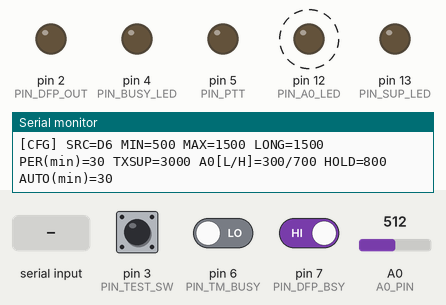
This sketch was run on a simulated Arduino Uno, built with avr-gcc and run on an emulated ATmega328P. Shown: output pins drawn as LEDs (lit = HIGH), the last lines printed to the serial monitor. Dashed ring = blinking. The test bench sets the inputs (shaded band); at power-on: pin 3 (PIN_TEST_SW) HIGH, pin 7 (PIN_DFP_BSY) HIGH, pin 6 (PIN_TM_BUSY) LOW, A0 (A0_PIN) = 512.

Above: at 1.7 s.
1.8 s: pin 3 (PIN_TEST_SW) pulled LOW for 0.15 s
At 3.25 s:
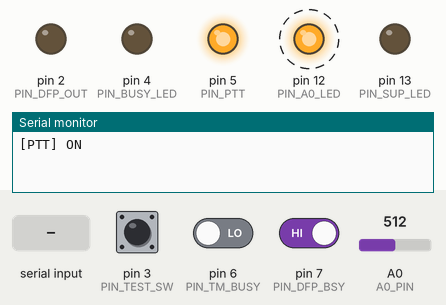
4.9 s: pin 7 (PIN_DFP_BSY) driven LOW
At 7.8 s:
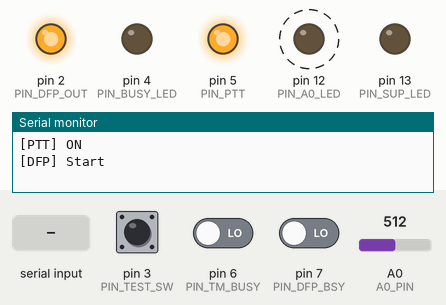
7.9 s: byte 120 ('x') received over Serial
At 9.9 s:
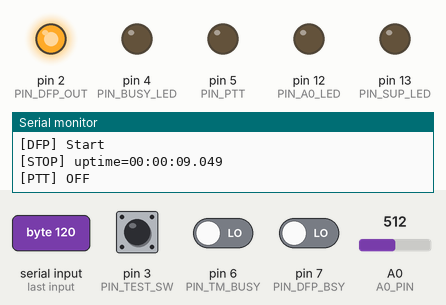
Timing chart, 0 to 11.4 s (numbered marks = the images above; inputs shaded):
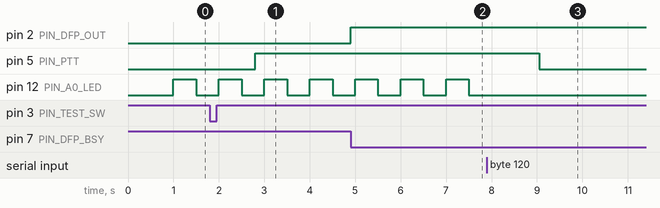

Measured:
- after the input at 1.8 s, pin 5 (PIN_PTT): LOW → HIGH after 1.0 s
- after the input at 4.9 s, pin 2 (PIN_DFP_OUT): LOW → HIGH at once
- after the input at 7.9 s, pin 5 (PIN_PTT): HIGH → LOW after 1.1 s; pin 12 (PIN_A0_LED): stops changing and stays LOW
- by itself, pin 12 (PIN_A0_LED): alternates HIGH for 0.50 s and LOW for 0.50 s

The sketch:

CCVoice_1_72-final-EEPROM.ino
```cpp
/************************************************************
 * TM-8250 ID Guidance Controller
 * Version : 1.72-final-EEPROM+F (Factory Reset対応)
 *
 * 【操作・設定ガイド】
 * シリアルモニタ(115200bps)から以下のコマンドで設定変更が可能です。
 * 設定した内容はEEPROMに保存され、電源を切っても維持されます。
 *
 *  [モード切替]  m0:D6固定, m1:A0固定, m2:AUTO(判定後に固定)
 *  [判定秒数]    b1500:上限1.5s, n500:下限0.5s (b=MAX, n=MIN)
 *  [抑止機能]    s1:ON, s0:OFF (s=Suppress)
 *  [送信後無視]  t1:ON, t0:OFF (t=Tx-after-suppress)
 *  [各種時間]    p30:周期ID30分, w30:AUTO窓30分, r3000:送信後無視3s
 *  [感度調整]    L300:A0下限, G700:A0上限, a800:A0保持(ms)
 *  [その他]      q:設定表示, H:H1プリセット, x:システム停止, r:再開, F:初期値へ
 *
 * 【用語補足】
 *  - n####（最短時間 / MIN）: これ未満はノイズ等として無視します。
 *  - b####（最長時間 / MAX）: これ以上は「会話（ロングトーク）」とみなし、IDは出しません。
 *    ※ b#### は LONG_TALK_MS と統合されています（同一値）。
 *  - L/G（検知開始/終了）  : A0のアナログ電圧のヒステリシスしきい値です。
 *  - a####（保持）          : A0の瞬断を吸収するための受信継続保持時間(ms)です。
 *
 * 【注意】
 *  - A0とD6は必ずどちらか一方のみ配線（同時接続不可）。
 *  - DMR/SFR運用ではアナログ音声IDは乗らないため、FMでテストしてください。
 ************************************************************/

#include <SoftwareSerial.h>
#include <EEPROM.h>

/* ============================================================
 * ■ EEPROM保存用データ構造
 * ============================================================ */
struct MyConfig {
  uint32_t magic;
  uint8_t  busySrc;    // [m] 0:D6, 1:A0, 2:AUTO
  uint8_t  suppressOn; // [s] 0:OFF, 1:ON
  uint8_t  txAfSupOn;  // [t] 0:OFF, 1:ON
  uint32_t busyMin;    // [n] 判定下限(ms)
  uint32_t busyMax;    // [b] 判定上限(ms)（＝LONGと統合）
  uint32_t idleMin;    // [i] 直前無音(ms)
  uint32_t periodMin;  // [p] 周期ID間隔(分)
  uint32_t txSupMs;    // [r] 送信後無視(ms)
  int      a0Low;      // [L] A0検知開始レベル
  int      a0High;     // [G] A0検知終了レベル
  uint32_t a0Hold;     // [a] A0保持時間(ms)
  uint32_t autoWinMin; // [w] 判定窓時間(分)
} config;

const uint32_t CONFIG_MAGIC = 0xDEADBEEF;

/* ============================================================
 * ■ 動作パラメータ（コマンドで変更可能な変数）
 *    [CMD] の対応を各行に明記
 * ============================================================ */
// [CMD: m0/m1/m2] 受信ソース（2番は判定後にD6/A0へ自動固定）
enum BusySrc { BUSY_SRC_D6, BUSY_SRC_A0, BUSY_SRC_AUTO };
volatile BusySrc BUSY_INPUT_SOURCE;

// [CMD: s0/s1] 長会話やバースト時の抑止機能 ON/OFF
bool SUPPRESSORS_ENABLED;

// [CMD: t0/t1] 送信終了後に一定時間(rコマンドの値)受信を無視する ON/OFF
bool TX_AFTER_SUPPRESS_ENABLED;

// [CMD: n####] 有効な受信とみなす最短時間(ms)
unsigned long BUSY_MIN_MS;

// [CMD: b####] これを超えるとIDを出さない最大時間(ms)。長会話判定（LONG）と連動
unsigned long BUSY_MAX_MS;

// [CMD: i####] 受信開始前に必要な無音(ms)。カブセ防止（※現時点は未使用）
unsigned long IDLE_MIN_MS;

// [CMD: p####] 誰もいない時に自動でIDを出す間隔(分)
unsigned long PERIOD_MS;

// [CMD: r####] 送信終了後の受信無視（リカバリ）時間(ms)
unsigned long TX_SUP_MS;

// [CMD: L####] A0音声検知を開始する電圧しきい値(0-1023)
int A0_LOW_TH;

// [CMD: G####] A0音声検知を終了する電圧しきい値(0-1023)
int A0_HIGH_TH;

// [CMD: a####] 音が途切れても受信継続とみなす保持時間(ms)
unsigned long A0_HOLD;

// [CMD: w####] AUTOモードでの判定確定までの集計期間(分)
unsigned long AUTO_WINDOW;

// (内部連動) 長会話とみなす秒数（bコマンドに連動＝常に BUSY_MAX_MS と同一）
unsigned long LONG_TALK_MS;

/* ============================================================
 * ■ 物理ピン・内部固定定数（変更不可）
 * ============================================================ */
const bool TM_BUSY_ACTIVE_HIGH = true; // D6信号がHIGHで受信ならtrue
const bool DFP_BUSY_OUT_INVERT = true; // ミラー出力の論理反転

const uint8_t PIN_TEST_SW = 3;    // D3: テストSW（GNDに落とす）
const uint8_t PIN_BUSY_LED = 4;   // D4: D6系LED
const uint8_t PIN_PTT     = 5;    // D5: PTT出力
const uint8_t PIN_TM_BUSY = 6;    // D6: 無線機BUSY入力
const uint8_t PIN_DFP_BSY = 7;    // D7: DFPlayer BUSY（LOW=再生中）
const uint8_t PIN_DFP_OUT = 2;    // D2: DFPlayer BUSYミラー出力
const uint8_t PIN_SUP_LED = 13;   // D13: 抑止状態表示LED
const uint8_t PIN_A0_LED  = 12;   // D12: A0系LED
const uint8_t PIN_DFP_TX  = 10;   // DFPへ送る（Arduino TX）
const uint8_t PIN_DFP_RX  = 11;   // DFPから受ける（Arduino RX）
const uint8_t A0_PIN      = A0;   // A0: アナログ入力

// A0フロントエンド利用フラグ
#define USE_A0_FRONT 1

// SoftwareSerial の引数順は (RX, TX)
SoftwareSerial dfpSerial(PIN_DFP_RX, PIN_DFP_TX);

// 抑止継続時間やチャタリング防止用の固定値
const unsigned long REFRAC_MS    = 3000;  // 再トリガ抑制
const unsigned long DEBOUNCE_MS  = 5;     // デバウンス
const unsigned long PTT_PRE_MS   = 1000;  // PTTオン→音出し開始までのプリ
const unsigned long PTT_POST_MS  = 1000;  // 音止→PTTオフまでのポスト
const unsigned long LONG_SUP_MS  = 10000; // 長会話後の抑止継続
const unsigned long BURST_WIN_MS = 10000; // バースト判定窓
const unsigned int  BURST_TH     = 2;     // バースト回数しきい値
const unsigned long BURST_SUP_MS = 10000; // バースト抑止継続

/* ============================================================
 * ■ システム状態管理変数
 * ============================================================ */
unsigned long windowStartTS = 0, autoSwitchBlinkUntil = 0;
bool autoLocked = false; // m0/m1で固定、m2(AUTO)完了後も固定

enum LogLvl { LOG_NONE=0, LOG_ERR=1, LOG_INF=2, LOG_DBG=3 };
volatile LogLvl LOG_LEVEL = LOG_INF;

enum State { IDLE, PTT_ON_WAIT, PLAYING, PTT_OFF_WAIT };
State state = IDLE;

unsigned long tmBusyStart=0, tmDebounceTS=0, a0LastSignalTS=0;
bool tmBusyPrev=false, tmBusyFiltered=false, a0Detect=false, a0Busy=false;

unsigned long lastTriggerAt=0, stateTimer=0, pttMinOn=0, nextPeriodicAt=0;
bool dfpStarted=false, lastBusyLow=false, pttOutState=false;
bool periodicDue=false, clickWaiting=false, stopped=false;

uint16_t requestedTrack=0, nextPeriodicTrack=2;
unsigned long busySupUntil=0, longSupUntil=0, burstWinStart=0, burstSupUntil=0;
unsigned long busyHighSince=0;

uint8_t clickCount=0, lastSwState=HIGH;
unsigned long firstClickTime=0;

// バースト回数カウンタ
unsigned int burstCount = 0;

// AUTO 判定用カウンタ
uint16_t d6_edge_count = 0;
uint16_t a0_event_count = 0;

/* ============================================================
 * ■ ユーティリティ
 * ============================================================ */
inline bool readTmRaw() { return (digitalRead(PIN_TM_BUSY) == HIGH); }
inline bool readTmD6()  { return TM_BUSY_ACTIVE_HIGH ? readTmRaw() : !readTmRaw(); }
inline bool readBusy()  {
  if (BUSY_INPUT_SOURCE == BUSY_SRC_D6) return tmBusyFiltered;
  if (BUSY_INPUT_SOURCE == BUSY_SRC_A0) return a0Busy;
  // AUTO中の受信「代表」はD6/A0のいずれかで良いが、視認性を優先してOR
  return (tmBusyFiltered || a0Busy);
}

void formatUptime(unsigned long ms, char* buf, size_t n) {
  unsigned long total_ms = ms;
  unsigned long h = total_ms / 3600000UL; total_ms %= 3600000UL;
  unsigned long m = total_ms / 60000UL;   total_ms %= 60000UL;
  unsigned long s = total_ms / 1000UL;
  unsigned long mm = total_ms % 1000UL;
  snprintf(buf, n, "%02lu:%02lu:%02lu.%03lu", h, m, s, mm);
}

void dfpSend(uint8_t cmd, uint16_t param) {
  uint8_t f[10] = {0x7E,0xFF,0x06,cmd,0x00,(uint8_t)(param>>8),(uint8_t)param,0,0,0xEF};
  uint16_t s = 0; for (int i = 1; i < 7; i++) s += f[i];
  s = 0xFFFF - s + 1; f[7] = (uint8_t)(s>>8); f[8] = (uint8_t)s;
  dfpSerial.write(f, 10);
}

void setPtt(bool on) {
  if (pttOutState == on) return;
  pttOutState = on; digitalWrite(PIN_PTT, on ? HIGH : LOW);
  if (LOG_LEVEL >= LOG_INF) {
    Serial.print(F("[PTT] ")); Serial.println(on?F("ON"):F("OFF"));
  }
}

void startPtt(uint16_t trk) {
  if (state != IDLE) return;
  requestedTrack = trk; dfpStarted = false; lastBusyLow = false;
  unsigned long now = millis(); setPtt(true);
  pttMinOn = now + PTT_PRE_MS + 100;
  stateTimer = now; state = PTT_ON_WAIT;
}

/* ============================================================
 * ■ EEPROM・設定入出力
 * ============================================================ */
void saveSettings() {
  config.magic      = CONFIG_MAGIC;
  config.busySrc    = (uint8_t)BUSY_INPUT_SOURCE;
  config.suppressOn = SUPPRESSORS_ENABLED ? 1 : 0;
  config.txAfSupOn  = TX_AFTER_SUPPRESS_ENABLED ? 1 : 0;
  config.busyMin    = BUSY_MIN_MS;
  config.busyMax    = BUSY_MAX_MS;
  config.idleMin    = IDLE_MIN_MS;
  config.periodMin  = PERIOD_MS / 60000UL;
  config.txSupMs    = TX_SUP_MS;
  config.a0Low      = A0_LOW_TH;
  config.a0High     = A0_HIGH_TH;
  config.a0Hold     = A0_HOLD;
  config.autoWinMin = AUTO_WINDOW / 60000UL;
  EEPROM.put(0, config);
  if (LOG_LEVEL >= LOG_INF) Serial.println(F("[EEPROM] Settings Saved."));
}

void applyDefaults() {
  BUSY_INPUT_SOURCE = BUSY_SRC_D6; SUPPRESSORS_ENABLED = true;
  TX_AFTER_SUPPRESS_ENABLED = true;
  BUSY_MIN_MS = 500; BUSY_MAX_MS = 1500;
  IDLE_MIN_MS = 200; PERIOD_MS = 30UL * 60UL * 1000UL; TX_SUP_MS = 3000;
  A0_LOW_TH = 300; A0_HIGH_TH = 700; A0_HOLD = 800; AUTO_WINDOW = 30UL * 60UL * 1000UL;
  LONG_TALK_MS = BUSY_MAX_MS;
  autoLocked = false;
}

void loadSettings() {
  EEPROM.get(0, config);
  if (config.magic != CONFIG_MAGIC) {
    Serial.println(F("[EEPROM] No Data. Using Defaults..."));
    applyDefaults();
  } else {
    BUSY_INPUT_SOURCE = (BusySrc)config.busySrc;
    SUPPRESSORS_ENABLED = (config.suppressOn == 1);
    TX_AFTER_SUPPRESS_ENABLED = (config.txAfSupOn == 1);
    BUSY_MIN_MS = config.busyMin; BUSY_MAX_MS = config.busyMax;
    IDLE_MIN_MS = config.idleMin; PERIOD_MS = (unsigned long)config.periodMin * 60000UL;
    TX_SUP_MS = config.txSupMs; A0_LOW_TH = config.a0Low; A0_HIGH_TH = config.a0High;
    A0_HOLD = config.a0Hold; AUTO_WINDOW = (unsigned long)config.autoWinMin * 60000UL;
    LONG_TALK_MS = BUSY_MAX_MS;
    autoLocked = (BUSY_INPUT_SOURCE != BUSY_SRC_AUTO);
    Serial.println(F("[EEPROM] Settings Loaded."));
  }
}

/* ============================================================
 * ■ 表示系
 * ============================================================ */
void printSummary() {
  Serial.print(F("[CFG] SRC="));
  if (BUSY_INPUT_SOURCE == BUSY_SRC_AUTO) Serial.print(F("AUTO"));
  else Serial.print(BUSY_INPUT_SOURCE==BUSY_SRC_D6?F("D6"):F("A0"));
  if (autoLocked) Serial.print(F("(LOCK)"));

  Serial.print(F(" MIN="));  Serial.print(BUSY_MIN_MS);
  Serial.print(F(" MAX="));  Serial.print(BUSY_MAX_MS);
  Serial.print(F(" LONG=")); Serial.print(LONG_TALK_MS);
  Serial.print(F(" PER(min)=")); Serial.print(PERIOD_MS/60000UL);
  Serial.print(F(" TXSUP=")); Serial.print(TX_SUP_MS);
  Serial.print(F(" A0[L/H]=")); Serial.print(A0_LOW_TH); Serial.print('/'); Serial.print(A0_HIGH_TH);
  Serial.print(F(" HOLD=")); Serial.print(A0_HOLD);
  Serial.print(F(" AUTO(min)=")); Serial.println(AUTO_WINDOW/60000UL);
}

/* ============================================================
 * ■ コマンド解析（変更時にEEPROMへ保存）
 * ============================================================ */
void handleSerialCmd() {
  while (Serial.available()) {
    char c = Serial.read();

    // 短い待ち（mの次の数字など）
    unsigned long timeout = millis() + 150;
    while (!Serial.available() && millis() < timeout) { /* wait */ }
    long val = Serial.parseInt();
    bool chg = true;

    switch (c) {
      case 'm':
        if      (val==0) { BUSY_INPUT_SOURCE=BUSY_SRC_D6;  autoLocked=true;  }
        else if (val==1) { BUSY_INPUT_SOURCE=BUSY_SRC_A0;  autoLocked=true;  }
        else if (val==2) { BUSY_INPUT_SOURCE=BUSY_SRC_AUTO;autoLocked=false; windowStartTS=millis(); d6_edge_count=0; a0_event_count=0; }
        else chg=false;
        break;

      case 'b': if (val>=500) { BUSY_MAX_MS=val; LONG_TALK_MS=val; } else chg=false; break;
      case 'n': if (val>=100) BUSY_MIN_MS=val; else chg=false; break;

      case 's': if (val==0||val==1) SUPPRESSORS_ENABLED=(val==1); else chg=false; break;
      case 't': if (val==0||val==1) TX_AFTER_SUPPRESS_ENABLED=(val==1); else chg=false; break;

      case 'i': if (val>=0) IDLE_MIN_MS=val; else chg=false; break;
      case 'p': if (val>=1) PERIOD_MS = (unsigned long)val * 60UL * 1000UL; else chg=false; break;
      case 'r': if (val>=0) TX_SUP_MS = (unsigned long)val; else chg=false; break;

      case 'L': A0_LOW_TH  = (int)val; break;
      case 'G': A0_HIGH_TH = (int)val; break;
      case 'a': if (val>=0) A0_HOLD = (unsigned long)val; else chg=false; break;
      case 'w': if (val>=1) { AUTO_WINDOW = (unsigned long)val * 60UL * 1000UL; windowStartTS=millis(); d6_edge_count=0; a0_event_count=0; } else chg=false; break;

      case 'q': printSummary(); chg=false; break;

      // H1クイックプリセット（フィールド簡易運用向け）
      case 'H': SUPPRESSORS_ENABLED=false; TX_AFTER_SUPPRESS_ENABLED=false; BUSY_MAX_MS=4000; LONG_TALK_MS=4000; break;

      // 安全停止（停止中は 'r' で再開）
      case 'x': {
        char up[20]; formatUptime(millis(), up, sizeof(up));
        Serial.print(F("[STOP] uptime=")); Serial.println(up);
        stopped = true; chg=false; break;
      }

      // Factory Reset（★追加）
      case 'F': {
        applyDefaults();
        saveSettings();
        Serial.println(F("[RESET] Factory defaults restored."));
        chg=false; // すでに save 済み
        break;
      }

      // ログレベル（任意運用）
      case '0': case '1': case '2': case '3':
        LOG_LEVEL = (LogLvl)(c - '0'); chg=false; break;

      default: chg=false; break;
    }

    if (chg) { saveSettings(); printSummary(); }
  }
}

/* ============================================================
 * ■ AUTO判定（m2: AUTO → 判定後に固定）
 * ============================================================ */
const uint16_t D6_EDGE_MIN = 10;
const uint16_t A0_EVENT_MIN = 20;

void maybeAuto(unsigned long now) {
  if (BUSY_INPUT_SOURCE != BUSY_SRC_AUTO || autoLocked) return;
  if ((long)(now - windowStartTS) >= (long)AUTO_WINDOW) {
    BusySrc n;
    uint16_t d6 = d6_edge_count, a0 = a0_event_count;

    if      (d6 < D6_EDGE_MIN && a0 >= A0_EVENT_MIN) n = BUSY_SRC_A0;
    else if (a0 < A0_EVENT_MIN && d6 >= D6_EDGE_MIN) n = BUSY_SRC_D6;
    else n = (d6 >= a0) ? BUSY_SRC_D6 : BUSY_SRC_A0;

    BUSY_INPUT_SOURCE = n; autoLocked = true;
    autoSwitchBlinkUntil = now + 3000; // 切替通知（D13点滅）
    saveSettings(); // 固定化を保存

    Serial.print(F("[AUTO-FIXED] Lock to "));
    Serial.println(n==BUSY_SRC_D6?F("D6"):F("A0"));
  }
}

/* ============================================================
 * ■ セットアップ＆メインループ
 * ============================================================ */
void setup() {
  Serial.begin(115200);
  dfpSerial.begin(9600);

  loadSettings();

  pinMode(PIN_TEST_SW, INPUT_PULLUP);
  pinMode(PIN_BUSY_LED, OUTPUT);
  pinMode(PIN_PTT, OUTPUT);

  pinMode(PIN_TM_BUSY, INPUT);    // 外部回路でレベル確定前提（必要に応じて INPUT_PULLUP へ）
  pinMode(PIN_DFP_BSY, INPUT);    // 同上
  pinMode(PIN_DFP_OUT, OUTPUT);

  pinMode(PIN_SUP_LED, OUTPUT);
  pinMode(PIN_A0_LED, OUTPUT);

  delay(500);
  dfpSend(0x06, 20); // DFPlayer 音量初期値

  unsigned long now = millis();
  nextPeriodicAt = now + PERIOD_MS;
  windowStartTS = now;

  Serial.println(F("[START] v1.72-final-EEPROM+F"));
  printSummary();
}

void loop() {
  unsigned long now = millis();
  handleSerialCmd();

  // 停止モード：出力/LEDを落として 'r' 待ち
  if (stopped) {
    setPtt(false);
    digitalWrite(PIN_BUSY_LED, LOW);
    digitalWrite(PIN_A0_LED,   LOW);
    digitalWrite(PIN_SUP_LED,  LOW);
    if (Serial.available()) {
      char c = Serial.read();
      if (c == 'r') {
        stopped = false;
        Serial.println(F("[RESUME]"));
      }
    }
    delay(5);
    return;
  }

  bool pAct = (state != IDLE) || ((long)now < (long)pttMinOn);

  // DFPlayer BUSY ミラー出力
  bool dLow = (digitalRead(PIN_DFP_BSY) == LOW);
  digitalWrite(PIN_DFP_OUT, DFP_BUSY_OUT_INVERT ? (dLow ? HIGH : LOW)
                                                : (dLow ? LOW  : HIGH));

  // D6 取得（デバウンス、立上りのみカウント）
  bool rTm = readTmD6();
  if (rTm != tmBusyFiltered && (now - tmDebounceTS) >= DEBOUNCE_MS) {
    tmBusyFiltered = rTm; tmDebounceTS = now;
    if (tmBusyFiltered) d6_edge_count++; // 立上りのみをイベントとする
  }

  // A0 取得（抑止期間は無効化）
#if USE_A0_FRONT
  if (!pAct && (long)(now - busySupUntil) >= 0) {
    int v = analogRead(A0_PIN);
    if (!a0Detect && v < A0_LOW_TH) a0Detect = true;
    else if (a0Detect && v > A0_HIGH_TH) { a0Detect = false; a0_event_count++; }
    if (a0Detect) a0LastSignalTS = now;
    a0Busy = a0Detect || (a0LastSignalTS!=0 && (now - a0LastSignalTS < A0_HOLD));
  } else { a0Detect = false; a0Busy = false; }
#endif

  // LED（未使用側は点滅/AUTO時は双方点滅＋生反応）
  bool bl = ((now / 500) % 2 == 0);
  bool rB = readBusy();

  if (BUSY_INPUT_SOURCE == BUSY_SRC_D6) {
    digitalWrite(PIN_BUSY_LED, rB ? HIGH : LOW);                       // D6系：実反応
    digitalWrite(PIN_A0_LED,   a0Busy ? HIGH : (bl ? HIGH : LOW));     // A0系：未使用→点滅
  } else if (BUSY_INPUT_SOURCE == BUSY_SRC_A0) {
    digitalWrite(PIN_A0_LED,   rB ? HIGH : LOW);                       // A0系：実反応
    digitalWrite(PIN_BUSY_LED, tmBusyFiltered ? HIGH : (bl ? HIGH : LOW)); // D6系：未使用→点滅
  } else { // AUTO
    digitalWrite(PIN_BUSY_LED, tmBusyFiltered ? HIGH : (bl ? HIGH : LOW));
    digitalWrite(PIN_A0_LED,   a0Busy         ? HIGH : (bl ? HIGH : LOW));
  }

  // 受信イベント → 判定ロジック
  if (!pAct && !(SUPPRESSORS_ENABLED && (long)(now - busySupUntil) < 0)) {
    if (rB) {
      if (!tmBusyPrev) tmBusyStart = now;
    } else if (tmBusyPrev) {
      unsigned long dur = now - tmBusyStart;

      if (SUPPRESSORS_ENABLED) {
        if (dur >= BUSY_MAX_MS) longSupUntil = now + LONG_SUP_MS; // 長会話抑止
        if (dur >= BUSY_MIN_MS && dur < BUSY_MAX_MS) {
          if (burstWinStart==0 || (now-burstWinStart >= BURST_WIN_MS)) {
            burstWinStart=now; burstCount=0;
          }
          if (++burstCount >= BURST_TH) burstSupUntil = now + BURST_SUP_MS; // バースト抑止
        }
      }

      bool allowed = !(SUPPRESSORS_ENABLED &&
                       ((long)(now-longSupUntil)<0 || (long)(now-burstSupUntil)<0));
      if (dur >= BUSY_MIN_MS && dur < BUSY_MAX_MS &&
          (now-lastTriggerAt >= REFRAC_MS) && allowed) {
        startPtt(1);
        lastTriggerAt = now;
      }
    }
  }
  tmBusyPrev = rB;

  // 周期ID
  if ((long)(now - nextPeriodicAt) >= 0) { periodicDue = true; nextPeriodicAt += PERIOD_MS; }
  if (periodicDue && state == IDLE) {
    if (LOG_LEVEL >= LOG_INF) Serial.println(F("[EVT] Periodic ID"));
    startPtt(nextPeriodicTrack);
    nextPeriodicTrack = (nextPeriodicTrack==2?3:2);
    periodicDue = false;
  }

  // 抑止表示LED（AUTO切替時は3秒点滅通知）
  bool s = SUPPRESSORS_ENABLED &&
           ((long)(now-longSupUntil)<0 || (long)(now-burstSupUntil)<0 || (long)(now-busySupUntil)<0);
  digitalWrite(PIN_SUP_LED, (long)(autoSwitchBlinkUntil-now)>0 ? ((now/250)%2==0?HIGH:LOW)
                                                              : (s?HIGH:LOW));

  // ステートマシン
  switch (state) {
    case PTT_ON_WAIT:
      if (now-stateTimer >= PTT_PRE_MS) {
        dfpSend(0x03, requestedTrack);
        state = PLAYING;
      }
      break;

    case PLAYING:
      if (dLow) {
        if (!lastBusyLow && LOG_LEVEL >= LOG_INF) Serial.println(F("[DFP] Start"));
        lastBusyLow = true; dfpStarted = true; busyHighSince = 0;
      } else {
        if (dfpStarted) {
          if (busyHighSince == 0) busyHighSince = now;
          if (now - busyHighSince >= 40) {
            state = PTT_OFF_WAIT; stateTimer = now;
            if (LOG_LEVEL >= LOG_INF) Serial.println(F("[DFP] End"));
          }
        }
      }
      break;

    case PTT_OFF_WAIT:
      if (now-stateTimer >= PTT_POST_MS && now >= pttMinOn) {
        setPtt(false); state = IDLE;
        if (SUPPRESSORS_ENABLED && TX_AFTER_SUPPRESS_ENABLED)
          busySupUntil = now + TX_SUP_MS;
      }
      break;
  }

  // 最低ONガード
  if ((long)now < (long)pttMinOn) setPtt(true);

  // テスト送信ボタン（1〜3クリック＝トラック1〜3送出）
  bool sw = digitalRead(PIN_TEST_SW);
  if (sw == LOW && lastSwState == HIGH) {
    if (!clickWaiting) { clickWaiting = true; clickCount = 1; firstClickTime = now; }
    else clickCount++;
  }
  lastSwState = sw;
  if (clickWaiting && (now - firstClickTime >= 1000)) {
    if (state == IDLE && clickCount >= 1 && clickCount <= 3) startPtt(clickCount);
    clickWaiting = false; clickCount = 0;
  }

  // AUTO（m2）
  maybeAuto(now);
}
```
